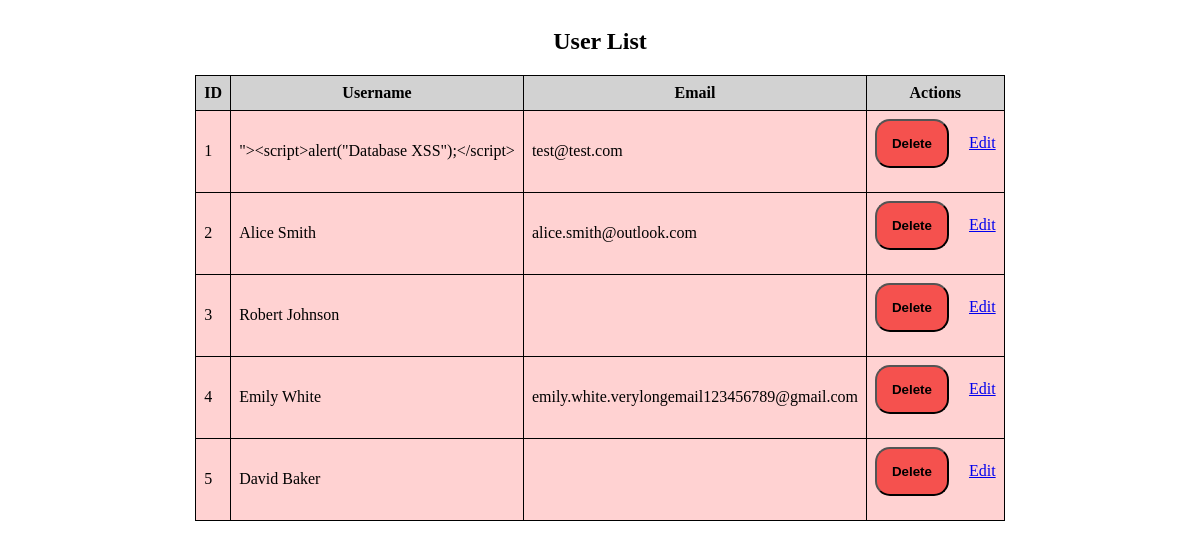
/admin_page/view_users.php, run on the app's committed database.
### tables this page shows
CREATE TABLE IF NOT EXISTS `users` (
  `UserID` int NOT NULL AUTO_INCREMENT,
  `Username` varchar(50) NOT NULL,
  `email` varchar(100) DEFAULT NULL,
  `deleted_at` datetime DEFAULT NULL,
  PRIMARY KEY (`UserID`)
);

### admin_page/view_users.php (the view, shortened to what this page needs)
<?php
require_once 'db_connection.inc.php';
$stmt = $pdo_conn->prepare("SELECT UserID, Username, email, deleted_at FROM users");
$stmt->execute();
$users = $stmt->fetchAll(PDO::FETCH_ASSOC);
?>
<html lang="en">
<head>
</head>
<body>
    <main>
        <h2>User List</h2>
        <table>
            <tr>
                <th>ID</th>
                <th>Username</th>
                <th>Email</th>
                <th>Actions</th>
            </tr>
            <?php foreach($users as $user): ?>
                <tr <?php if( $user['deleted_at'] !== null ) echo "class='deleted'"; ?> >
                <td><?= $user["UserID"] ?></td>
                <td><?= htmlspecialchars($user["Username"]) ?></td>
                <td><?= htmlspecialchars($user["email"]) ?></td>
                <td>
                    <form action="view_users.php" method="post">
                        <button class="delete" name="delete" type="submit">Delete</button>
                    </form>
                    <a href="edit_user.php?userId=<?= $user["UserID"] ?>">Edit</a>
                </td>
            </tr>
            <?php endforeach; ?>
        </table>
    </main>
</body>
</html>

### admin_page/view_users.php (style rules this page uses)
table { border-collapse: collapse; }
th, td { border: 1px solid black; padding: 8px; }
th { background-color: #D2D2D2 }
body { display: flex; justify-content: center; }
h2 { text-align: center; }
.delete { background-color: #f5514e; font-weight: bold; padding: 15px; border-radius: 15px; cursor: pointer; }
form { display: inline-flex; }
a { display: inline-flex; }
.deleted { background-color: #FFD2D2; }

### data on the page
users: UserID "1", Username "\"><script>alert(\"Database XSS\");</script>", email "test@test.com"
users: UserID "2", Username "Alice Smith", email "alice.smith@outlook.com"
users: UserID "3", Username "Robert Johnson"
users: UserID "4", Username "Emily White", email "emily.white.verylongemail123456789@gmail.com"
users: UserID "5", Username "David Baker"
